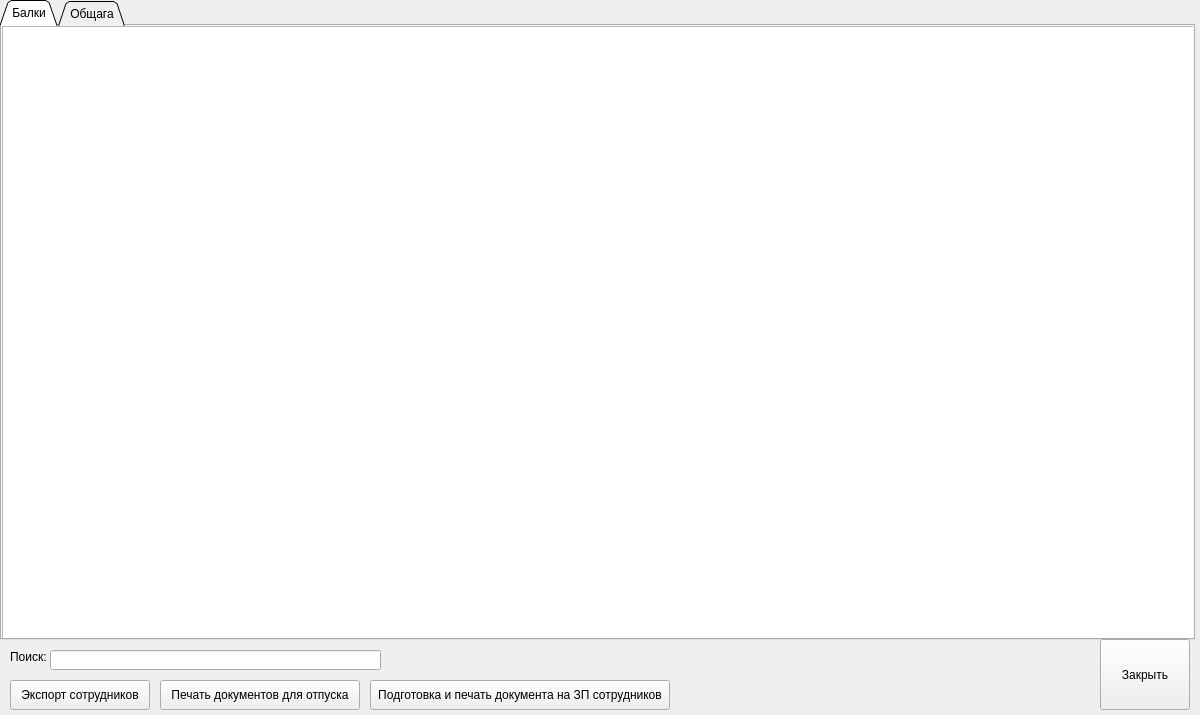
<?xml version="1.0" encoding="UTF-8"?>
<ui version="4.0">
 <class>MainWindow</class>
 <widget class="QMainWindow" name="MainWindow">
  <property name="geometry">
   <rect>
    <x>0</x>
    <y>0</y>
    <width>1200</width>
    <height>715</height>
   </rect>
  </property>
  <property name="sizePolicy">
   <sizepolicy hsizetype="Fixed" vsizetype="Fixed">
    <horstretch>0</horstretch>
    <verstretch>0</verstretch>
   </sizepolicy>
  </property>
  <property name="minimumSize">
   <size>
    <width>1200</width>
    <height>715</height>
   </size>
  </property>
  <property name="maximumSize">
   <size>
    <width>1200</width>
    <height>715</height>
   </size>
  </property>
  <property name="windowTitle">
   <string>Списки заселения</string>
  </property>
  <property name="toolButtonStyle">
   <enum>Qt::ToolButtonIconOnly</enum>
  </property>
  <widget class="QWidget" name="centralwidget">
   <widget class="QTabWidget" name="tabWidget">
    <property name="geometry">
     <rect>
      <x>0</x>
      <y>0</y>
      <width>1195</width>
      <height>640</height>
     </rect>
    </property>
    <property name="sizePolicy">
     <sizepolicy hsizetype="Maximum" vsizetype="Maximum">
      <horstretch>0</horstretch>
      <verstretch>0</verstretch>
     </sizepolicy>
    </property>
    <property name="minimumSize">
     <size>
      <width>1195</width>
      <height>640</height>
     </size>
    </property>
    <property name="maximumSize">
     <size>
      <width>1195</width>
      <height>640</height>
     </size>
    </property>
    <property name="tabShape">
     <enum>QTabWidget::Triangular</enum>
    </property>
    <property name="currentIndex">
     <number>0</number>
    </property>
    <property name="documentMode">
     <bool>false</bool>
    </property>
    <property name="tabsClosable">
     <bool>false</bool>
    </property>
    <property name="movable">
     <bool>false</bool>
    </property>
    <widget class="QWidget" name="tab">
     <attribute name="title">
      <string>Балки</string>
     </attribute>
     <widget class="QTableView" name="TVBalki">
      <property name="geometry">
       <rect>
        <x>0</x>
        <y>0</y>
        <width>1195</width>
        <height>620</height>
       </rect>
      </property>
      <property name="minimumSize">
       <size>
        <width>1195</width>
        <height>620</height>
       </size>
      </property>
      <property name="maximumSize">
       <size>
        <width>1195</width>
        <height>620</height>
       </size>
      </property>
      <property name="sortingEnabled">
       <bool>false</bool>
      </property>
     </widget>
    </widget>
    <widget class="QWidget" name="tab_2">
     <attribute name="title">
      <string>Общага</string>
     </attribute>
     <widget class="QTableView" name="TVObchaga">
      <property name="geometry">
       <rect>
        <x>0</x>
        <y>0</y>
        <width>1195</width>
        <height>620</height>
       </rect>
      </property>
      <property name="minimumSize">
       <size>
        <width>1195</width>
        <height>620</height>
       </size>
      </property>
      <property name="maximumSize">
       <size>
        <width>1195</width>
        <height>620</height>
       </size>
      </property>
      <property name="gridStyle">
       <enum>Qt::SolidLine</enum>
      </property>
      <property name="sortingEnabled">
       <bool>true</bool>
      </property>
     </widget>
    </widget>
   </widget>
   <widget class="QPushButton" name="PBclose">
    <property name="geometry">
     <rect>
      <x>1100</x>
      <y>639</y>
      <width>90</width>
      <height>71</height>
     </rect>
    </property>
    <property name="text">
     <string>Закрыть</string>
    </property>
   </widget>
   <widget class="QPushButton" name="PBZP">
    <property name="geometry">
     <rect>
      <x>370</x>
      <y>680</y>
      <width>300</width>
      <height>30</height>
     </rect>
    </property>
    <property name="text">
     <string>Подготовка и печать документа на ЗП сотрудников</string>
    </property>
   </widget>
   <widget class="QPushButton" name="PBOtpusk">
    <property name="geometry">
     <rect>
      <x>160</x>
      <y>680</y>
      <width>200</width>
      <height>30</height>
     </rect>
    </property>
    <property name="text">
     <string>Печать документов для отпуска</string>
    </property>
   </widget>
   <widget class="QPushButton" name="PBExport">
    <property name="geometry">
     <rect>
      <x>10</x>
      <y>680</y>
      <width>140</width>
      <height>30</height>
     </rect>
    </property>
    <property name="text">
     <string>Экспорт сотрудников</string>
    </property>
   </widget>
   <widget class="QLabel" name="label">
    <property name="geometry">
     <rect>
      <x>10</x>
      <y>650</y>
      <width>47</width>
      <height>13</height>
     </rect>
    </property>
    <property name="text">
     <string>Поиск:</string>
    </property>
   </widget>
   <widget class="QLineEdit" name="LESearch">
    <property name="geometry">
     <rect>
      <x>50</x>
      <y>650</y>
      <width>331</width>
      <height>20</height>
     </rect>
    </property>
   </widget>
  </widget>
 </widget>
 <resources/>
 <connections/>
</ui>
